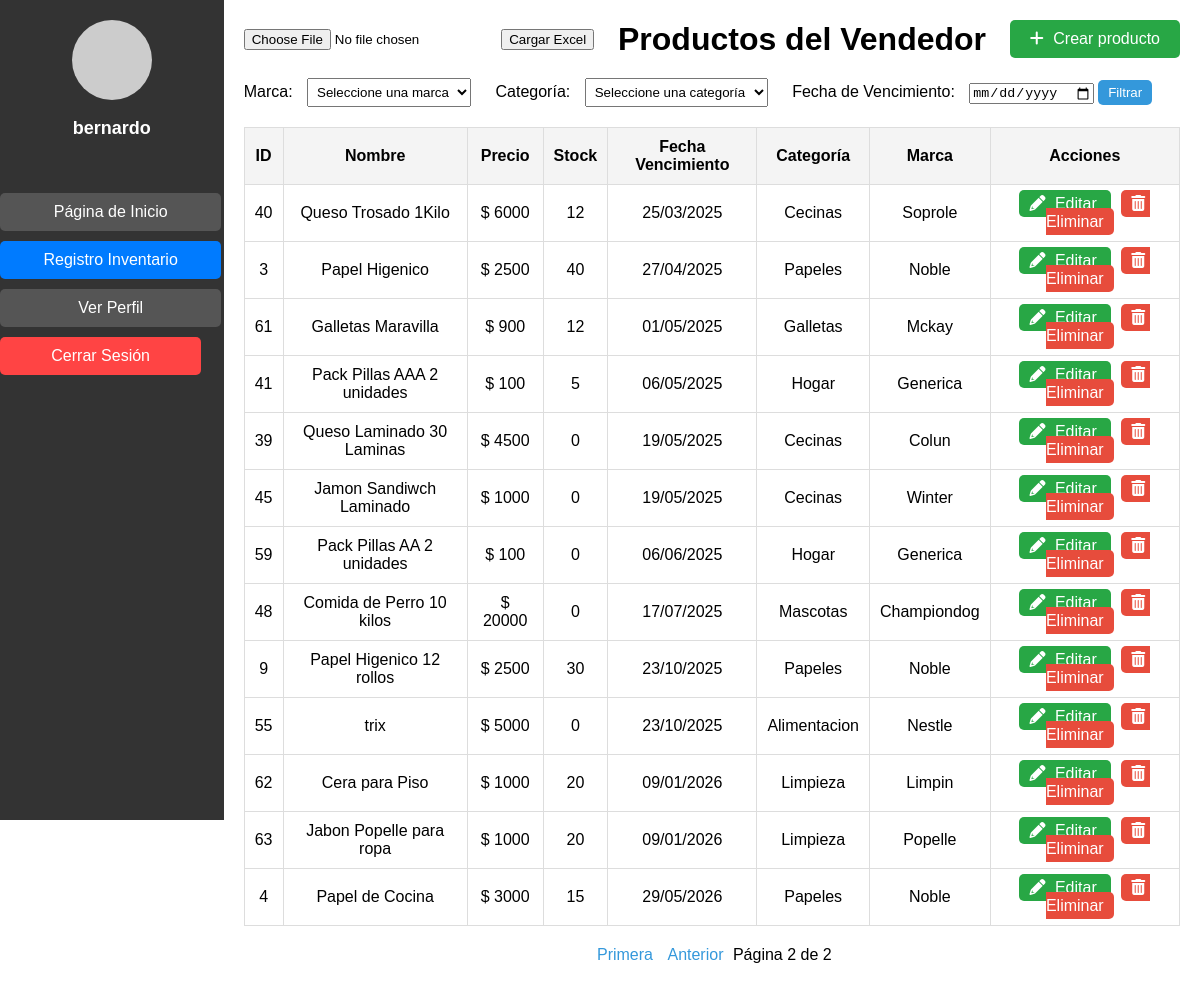
The app's page /vendedor/?page=2 (signed in), older data.
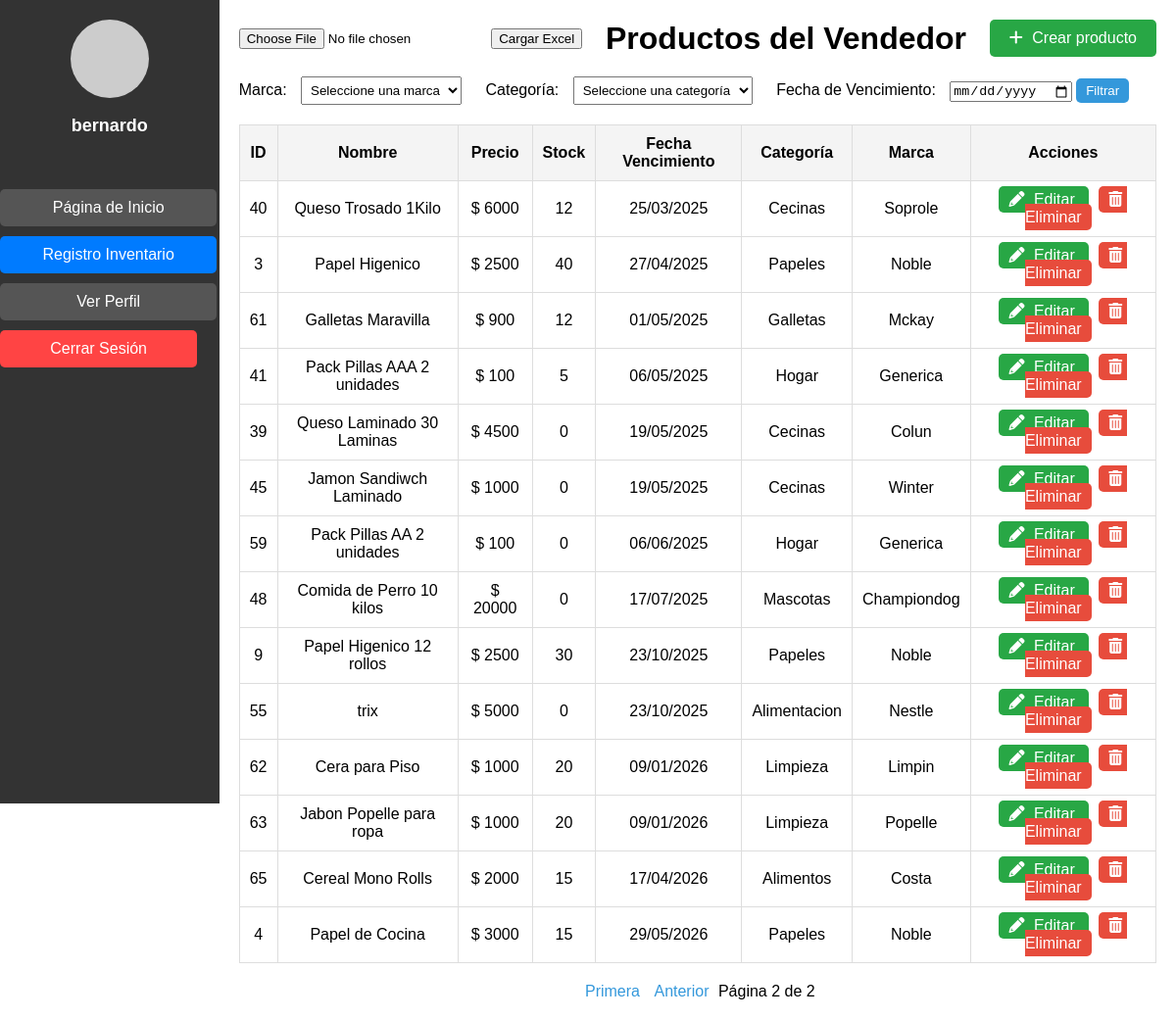
The same page, newer data.
### pagina/models.py (models this page shows, shortened)
class Producto(models.Model):
    nombre = models.CharField(max_length=100)
    precio = models.DecimalField(max_digits=10, decimal_places=4)
    stock = models.IntegerField()
    descripcion = models.TextField()
    marca = models.ForeignKey(Marca, on_delete=models.CASCADE)
    categoria = models.ForeignKey(Categoria, null=True, blank=True, on_delete=models.SET_NULL)
    fecha_vencimiento = models.DateField(default=timezone.now)

class Categoria(models.Model):
    nombre = models.CharField(max_length=100)

class Marca(models.Model):
    nombre = models.CharField(max_length=100)

### pagina/views.py (the view)
# urls.py: path('vendedor/', vendedor, name='vendedor'),
@login_required
def vendedor(request):
    productos = Producto.objects.all()
    marca_id = request.GET.get('marca')
    if marca_id:
        productos = productos.filter(marca_id=marca_id)
    categoria_id = request.GET.get('categoria')
    if categoria_id:
        productos = productos.filter(categoria_id=categoria_id)
    productos = productos.order_by('fecha_vencimiento')
    paginator = Paginator(productos, 15)  # 15 productos por página
    page_number = request.GET.get('page')
    page_obj = paginator.get_page(page_number)
    marcas = Marca.objects.all()
    categorias = Categoria.objects.all()
    return render(request, 'vendedor.html', {
        'page_obj': page_obj,
        'marcas': marcas,
        'categorias': categorias
    })

### pagina/templates/vendedor.html (shortened to what this page needs)
<!DOCTYPE html>
<html lang="es">
<head>
    {% load static %}
    <link rel="stylesheet" href="{% static 'css/vendedor.css' %}">
    <link rel="stylesheet" href="https://cdnjs.cloudflare.com/ajax/libs/font-awesome/6.0.0-beta3/css/all.min.css">
    <link rel="stylesheet" href="{% static 'css/lateral.css' %}">
</head>
<body>
    <div class="sidebar">
        <div class="perfil">
            <div class="perfil-imagen"></div>
            <p>
                {% if user.is_authenticated %}
                    {{ user.username }}
                {% else %}
                    Invitado
                {% endif %}
            </p>
        </div>
        <ul>
            <li><a href="{% url 'adminpage' %}">Página de Inicio</a></li>
            <li><a href="{% url 'vendedor' %}" class="active">Registro Inventario</a></li>
            <li><a href="{% url 'verPerfil' %}" class="btn btn-primary w-100">Ver Perfil</a></li>
            <li>
                <form action="{% url 'logout' %}" method="post">
                    <button type="submit" class="btn btn-danger w-100">Cerrar Sesión</button>
                </form>
            </li>
        </ul>
    </div>
    <div class="main-content">
        <div class="header">
            <form method="POST" enctype="multipart/form-data" action="{% url 'cargar_excel' %}">
                <input type="file" name="archivo_excel" id="archivo_excel" required>
                <button type="submit">Cargar Excel</button>
            </form>
            <h1>Productos del Vendedor</h1>
            <a href="{% url 'crearproducto' %}" class="btn-create">
                <i class="fas fa-plus"></i> Crear producto
            </a>
        </div>
        <div class="filters">
            <form method="GET">
                <label for="marca">Marca:</label>
                <select name="marca" id="marca">
                    <option value="">Seleccione una marca</option>
                </select>
                <label for="categoria">Categoría:</label>
                <select name="categoria" id="categoria">
                    <option value="">Seleccione una categoría</option>
                </select>
                <label for="fecha_vencimiento">Fecha de Vencimiento:</label>
                <input type="date" name="fecha_vencimiento" id="fecha_vencimiento" value="{{ request.GET.fecha_vencimiento }}">
                <button type="submit" class="btn-filter">Filtrar</button>
            </form>
        </div>
        <table class="product-table">
            <thead>
                <tr>
                    <th>ID</th>
                    <th>Nombre</th>
                    <th>Precio</th>
                    <th>Stock</th>
                    <th>Fecha Vencimiento</th>
                    <th>Categoría</th>
                    <th>Marca</th>
                    <th>Acciones</th>
                </tr>
            </thead>
            <tbody id="product-table-body">
                {% for producto in page_obj %}
                    <tr>
                        <td>{{ producto.id }}</td>
                        <td>{{ producto.nombre }}</td>
                        <td> $ {{ producto.precio|floatformat:0 }}</td>
                        <td>{{ producto.stock }}</td>
                        <td> {{ producto.fecha_vencimiento|date:"d/m/Y" }}</td>
                        <td>{{ producto.categoria.nombre }}</td>
                        <td>{{ producto.marca.nombre }}</td>
                        <td>
                            <a href="{% url 'editar_producto' producto.id %}" class="btn-edit">
                                <i class="fas fa-pencil-alt"></i> Editar
                            </a>
                            <a href="#" class="btn-edit btn-delete" data-id="{{ producto.id }}">
                                <i class="fas fa-trash-alt"></i> Eliminar
                            </a>
                        </td>
                    </tr>
                {% empty %}
                    <tr>
                        <td colspan="8">No hay productos disponibles.</td>
                    </tr>
                {% endfor %}
            </tbody>
        </table>
        <div class="pagination">
            <span class="page-link">
                {% if page_obj.has_previous %}
                    <a href="?page=1">Primera</a>
                    <a href="?page={{ page_obj.previous_page_number }}">Anterior</a>
                {% endif %}
                Página {{ page_obj.number }} de {{ page_obj.paginator.num_pages }}
            </span>
        </div>
    </div>
</body>
</html>

### pagina/static/css/vendedor.css (style rules this page uses)
body { margin: 0; font-family: Arial, sans-serif; display: flex; }
.main-content { flex-grow: 1; padding: 20px; }
.header { display: flex; justify-content: space-between; align-items: center; margin-bottom: 20px; }
.header h1 { margin: 0; }
.btn-create { background-color: #28a745; color: white; padding: 10px 20px; text-decoration: none; border-radius: 5px; font-size: 16px; }
.btn-create i { margin-right: 5px; }
.filters { margin-bottom: 20px; }
.filters label { margin-right: 10px; }
.filters select { padding: 5px; margin-right: 20px; }
.filters .btn-filter { padding: 5px 10px; background-color: #3498db; color: white; border: none; border-radius: 5px; }
.product-table { width: 100%; border-collapse: collapse; margin-bottom: 20px; }
.product-table th, .product-table td { padding: 10px; text-align: center; border: 1px solid #ddd; }
.product-table th { background-color: #f4f4f4; }
.product-table td a { text-decoration: none; color: white; padding: 5px 10px; border-radius: 5px; }
.btn-edit { background-color: #28a745; margin-right: 10px; }
.btn-delete { background-color: #e74c3c; }
.btn-edit i, .btn-delete i { margin-right: 5px; }
.pagination { text-align: center; margin-top: 20px; }
.pagination .page-link a { text-decoration: none; margin: 0 5px; color: #3498db; }

### pagina/static/css/lateral.css (style rules this page uses)
.sidebar { width: 250px; height: 100vh; background-color: #333; display: flex; flex-direction: column; align-items: center; padding-top: 20px; }
.perfil { text-align: center; margin-bottom: 20px; }
.perfil-imagen { width: 80px; height: 80px; background-color: #ccc; border-radius: 50%; margin-bottom: 10px; }
.perfil p { color: #fff; font-size: 18px; font-weight: bold; }
.sidebar ul { list-style-type: none; padding: 0; width: 100%; }
.sidebar ul li { width: 100%; text-align: center; margin-bottom: 10px; }
.sidebar ul li a, .sidebar ul li button { display: block; width: 90%; padding: 10px; color: #fff; background-color: #555; border: none; border-radius: 5px; text-decoration: none; font-size: 16px; cursor: pointer; transition: background-color 0.3s ease; }
.sidebar ul li a.active { background-color: #007bff; }
.sidebar ul li button { background-color: #ff4444; }
.sidebar ul li a, .sidebar ul li button { box-shadow: none; outline: none; }

Row changes from the older to the newer data that the page shows:
added Producto: id "65", nombre "Cereal Mono Rolls", precio "2000", stock "15", fecha_vencimiento "17/04/2026", categoria.nombre "Alimentos", marca.nombre "Costa"
